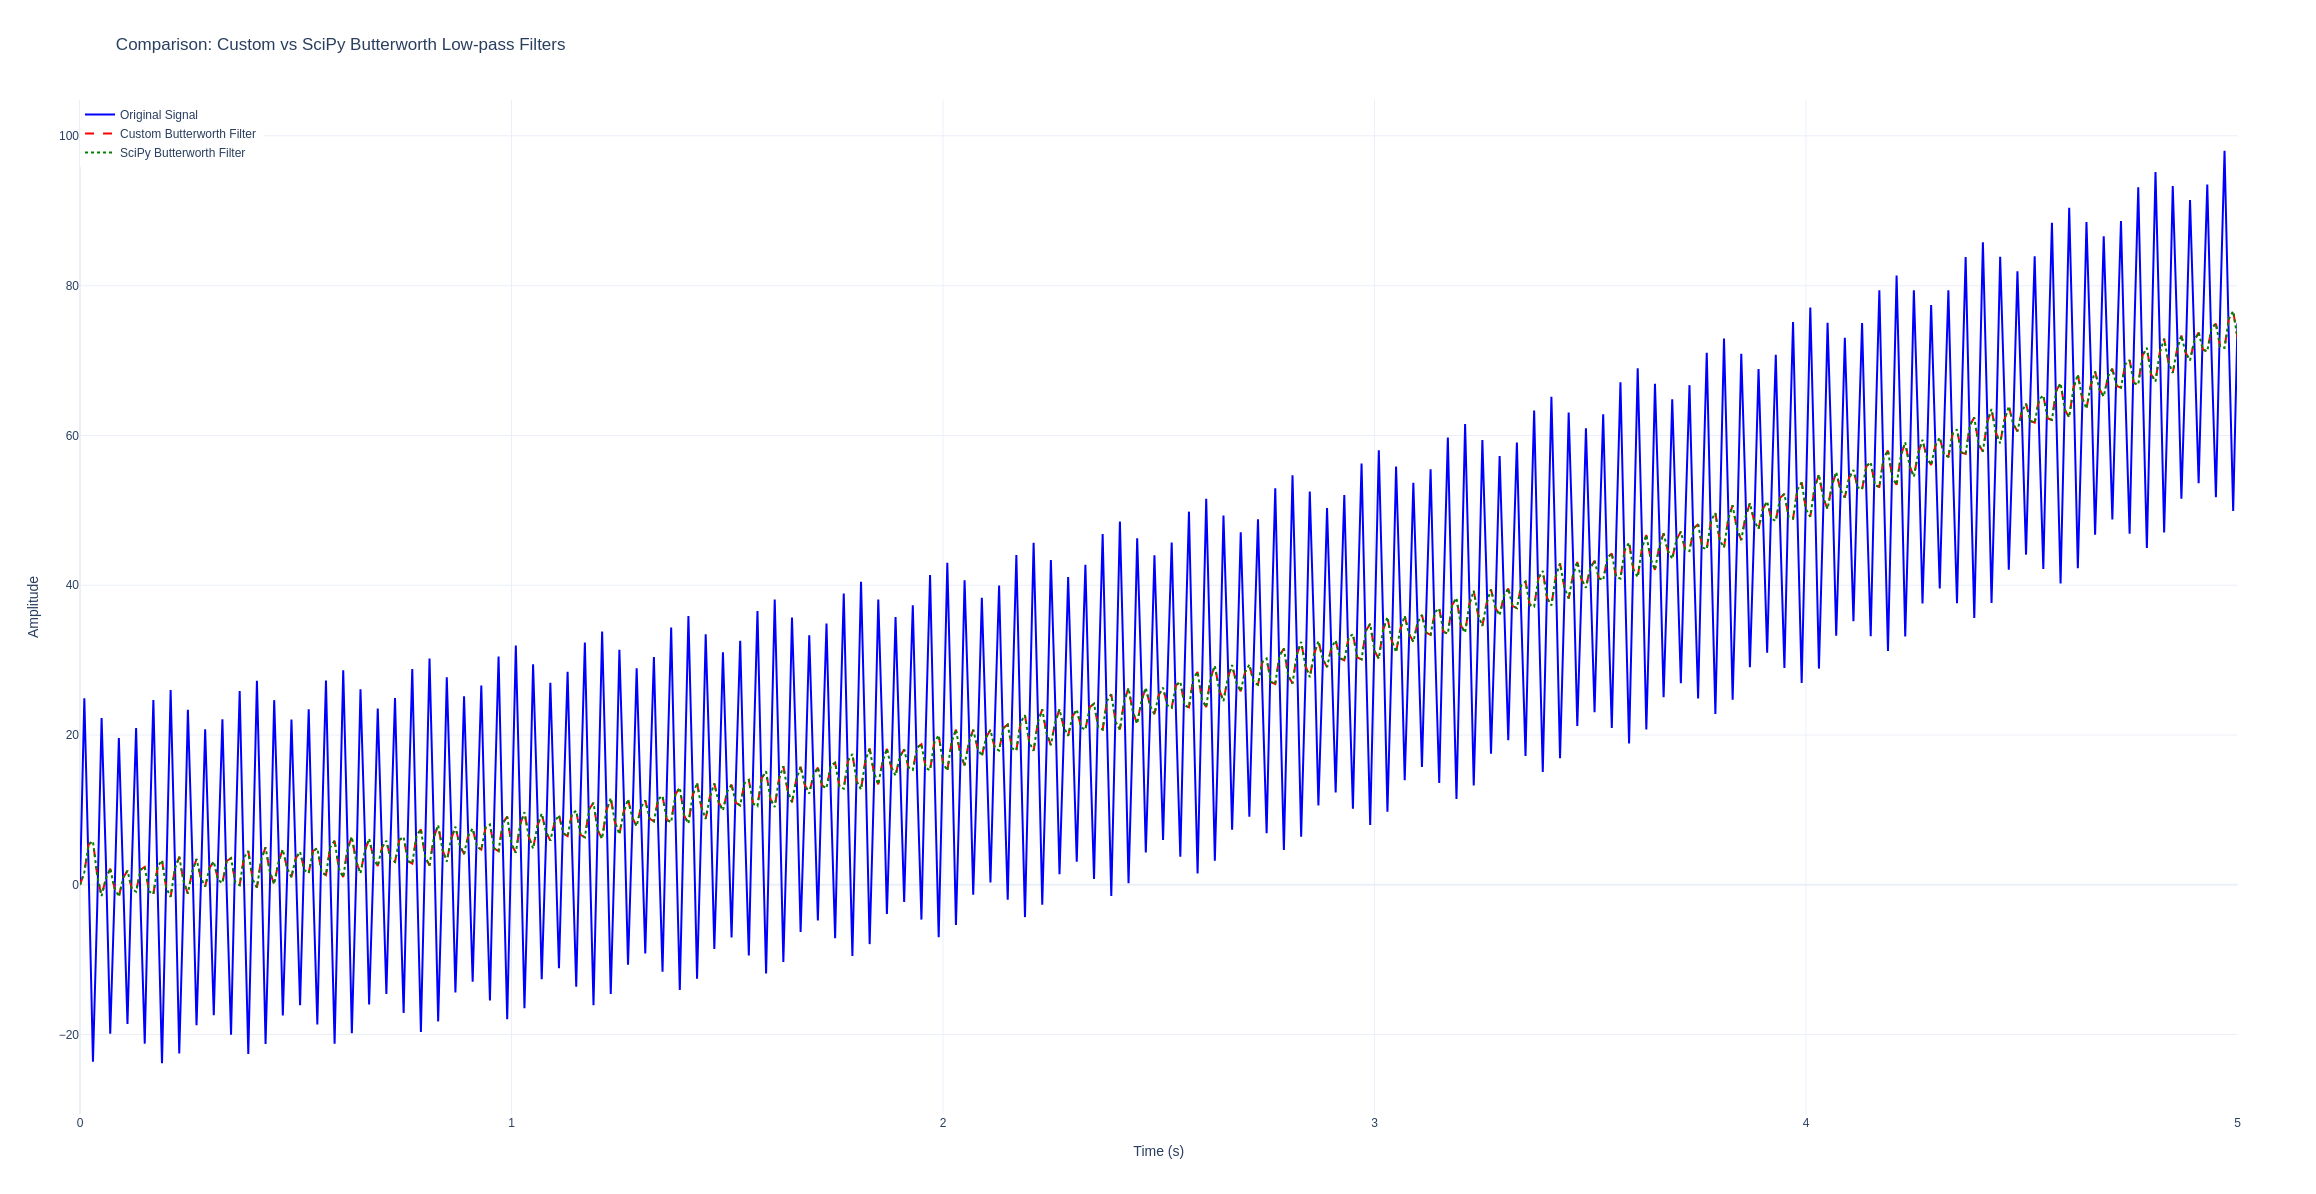

Source code (Python):
import argparse
import numpy as np
import plotly.graph_objects as go
from scipy import signal


def load_data(file_path):
	"""
	Load the observed data from a text file.

	Parameters:
		file_path (str): Path to the data file.

	Returns:
		np.ndarray: 1D array of observed data.
	"""
	return np.loadtxt(file_path)


def custom_butterworth_filter(x, T=0.01, fc=10, order=2):
	"""
	Apply a custom Butterworth low-pass filter using a bilinear transform
	of the analog Butterworth prototype.

	This implementation currently supports only a second-order filter.

	Parameters:
		x (np.ndarray): Input signal.
		T (float): Sampling interval in seconds.
		fc (float): Cutoff frequency in Hz.
		order (int): Filter order (only order=2 is supported).

	Returns:
		np.ndarray: Filtered signal.
	"""
	if order != 2:
		raise NotImplementedError("Only second-order custom Butterworth filter is implemented.")

	N = len(x)
	fs = 1 / T

	# Prewarp the cutoff frequency for the bilinear transform
	K = np.tan(np.pi * fc / fs)

	# For a second-order Butterworth filter the analog prototype is:
	#       ω_c^2
	# H(s)= ---------
	#      s^2 + √2 ω_c s + ω_c^2
	#
	# After applying the bilinear transform, the digital filter coefficients are:
	a0 = 1 + np.sqrt(2) * K + K ** 2
	b0 = K ** 2 / a0
	b1 = 2 * K ** 2 / a0
	b2 = K ** 2 / a0
	a1 = 2 * (K ** 2 - 1) / a0
	a2 = (1 - np.sqrt(2) * K + K ** 2) / a0

	y = np.zeros_like(x)
	y[0] = b0 * x[0]
	if N > 1:
		y[1] = b0 * x[1] + b1 * x[0] - a1 * y[0]
	for n in range(2, N):
		y[n] = (b0 * x[n] + b1 * x[n - 1] + b2 * x[n - 2] -
				a1 * y[n - 1] - a2 * y[n - 2])
	return y


def scipy_butterworth_filter(x, T=0.01, fc=10, order=2):
	"""
	Apply a SciPy Butterworth low-pass filter.

	Parameters:
		x (np.ndarray): Input signal.
		T (float): Sampling interval in seconds.
		fc (float): Cutoff frequency in Hz.
		order (int): Filter order.

	Returns:
		np.ndarray: Filtered signal.
	"""
	fs = 1 / T
	Wn = fc / (fs / 2)  # Normalize cutoff frequency by the Nyquist frequency
	b, a = signal.butter(order, Wn, btype='low', analog=False)
	return signal.lfilter(b, a, x)


def plot_signals(t, original, custom, scipy_filtered, title):
	"""
	Plot the original signal and the two filtered signals using Plotly.

	Parameters:
		t (np.ndarray): Time vector.
		original (np.ndarray): Original signal.
		custom (np.ndarray): Signal filtered by the custom Butterworth filter.
		scipy_filtered (np.ndarray): Signal filtered by the SciPy Butterworth filter.
		title (str): Title for the plot.
	"""
	fig = go.Figure()
	fig.add_trace(go.Scatter(x=t, y=original,
							 mode='lines',
							 name='Original Signal',
							 line=dict(color='blue')))
	fig.add_trace(go.Scatter(x=t, y=custom,
							 mode='lines',
							 name='Custom Butterworth Filter',
							 line=dict(color='red', dash='dash')))
	fig.add_trace(go.Scatter(x=t, y=scipy_filtered,
							 mode='lines',
							 name='SciPy Butterworth Filter',
							 line=dict(color='green', dash='dot')))
	fig.update_layout(title=title,
					  xaxis_title='Time (s)',
					  yaxis_title='Amplitude',
					  legend=dict(x=0, y=1),
					  template='plotly_white')
	fig.show()


def main():
	parser = argparse.ArgumentParser(
		description="Compare custom and SciPy Butterworth low-pass filters.")
	parser.add_argument("--file", type=str, default="lab1.txt",
						help="Path to the input data file")
	parser.add_argument("--T", type=float, default=0.01,
						help="Sampling interval in seconds")
	parser.add_argument("--fc", type=float, default=10,
						help="Cutoff frequency in Hz")
	parser.add_argument("--order", type=int, default=2,
						help="Order of the Butterworth filter")
	args = parser.parse_args()

	# Load the observed data
	x = load_data(args.file)
	N = len(x)
	t = np.arange(N) * args.T

	# Apply the custom and SciPy Butterworth filters
	y_custom = custom_butterworth_filter(x, T=args.T, fc=args.fc, order=args.order)
	y_scipy = scipy_butterworth_filter(x, T=args.T, fc=args.fc, order=args.order)

	# Plot the results
	plot_signals(t, x, y_custom, y_scipy,
				 title="Comparison: Custom vs SciPy Butterworth Low-pass Filters")


if __name__ == '__main__':
	main()
